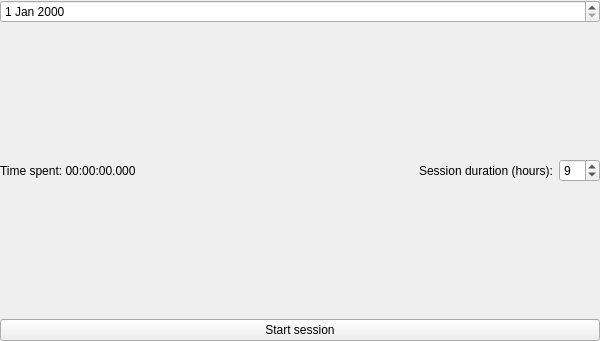
<?xml version="1.0" encoding="UTF-8"?>
<ui version="4.0">
 <class>TaskTrackerClass</class>
 <widget class="QWidget" name="TaskTrackerClass">
  <property name="geometry">
   <rect>
    <x>0</x>
    <y>0</y>
    <width>600</width>
    <height>341</height>
   </rect>
  </property>
  <property name="windowTitle">
   <string>TaskTracker</string>
  </property>
  <layout class="QVBoxLayout" name="verticalLayout" stretch="0,0,1,2">
   <property name="leftMargin">
    <number>0</number>
   </property>
   <property name="topMargin">
    <number>0</number>
   </property>
   <property name="rightMargin">
    <number>0</number>
   </property>
   <property name="bottomMargin">
    <number>0</number>
   </property>
   <item>
    <widget class="QDateEdit" name="DateField"/>
   </item>
   <item>
    <widget class="QWidget" name="DurationWidget" native="true">
     <layout class="QHBoxLayout" name="horizontalLayout">
      <property name="leftMargin">
       <number>0</number>
      </property>
      <property name="topMargin">
       <number>0</number>
      </property>
      <property name="rightMargin">
       <number>0</number>
      </property>
      <property name="bottomMargin">
       <number>0</number>
      </property>
      <item>
       <widget class="QLabel" name="TimeLabel">
        <property name="text">
         <string>Time spent: 00:00:00.000</string>
        </property>
       </widget>
      </item>
      <item>
       <spacer name="horizontalSpacer">
        <property name="orientation">
         <enum>Qt::Orientation::Horizontal</enum>
        </property>
        <property name="sizeHint" stdset="0">
         <size>
          <width>40</width>
          <height>20</height>
         </size>
        </property>
       </spacer>
      </item>
      <item>
       <widget class="QLabel" name="label">
        <property name="text">
         <string>Session duration (hours):</string>
        </property>
       </widget>
      </item>
      <item>
       <widget class="QSpinBox" name="SessionDurationBox">
        <property name="value">
         <number>9</number>
        </property>
       </widget>
      </item>
     </layout>
    </widget>
   </item>
   <item>
    <layout class="QVBoxLayout" name="TaskContainer"/>
   </item>
   <item>
    <widget class="QPushButton" name="StartButton">
     <property name="text">
      <string>Start session</string>
     </property>
    </widget>
   </item>
  </layout>
 </widget>
 <layoutdefault spacing="6" margin="11"/>
 <resources/>
 <connections>
  <connection>
   <sender>StartButton</sender>
   <signal>clicked(bool)</signal>
   <receiver>TaskTrackerClass</receiver>
   <slot>OnStartSessionPress()</slot>
   <hints>
    <hint type="sourcelabel">
     <x>299</x>
     <y>319</y>
    </hint>
    <hint type="destinationlabel">
     <x>299</x>
     <y>170</y>
    </hint>
   </hints>
  </connection>
 </connections>
 <slots>
  <slot>OnStartSessionPress()</slot>
 </slots>
</ui>
